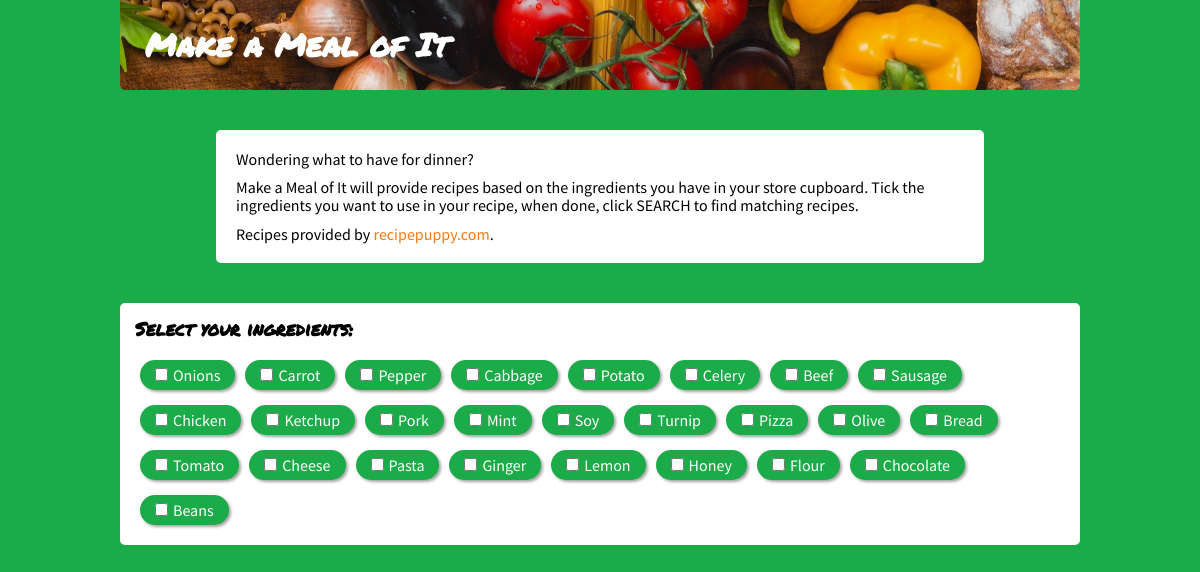
The page / on the database its author committed.
### tables this page shows
CREATE TABLE `ingredients` (
  `id` int(11) unsigned NOT NULL AUTO_INCREMENT,
  `name` varchar(256) NOT NULL DEFAULT '',
  PRIMARY KEY (`id`)
);

### src/Hydrators/IngredientEntityHydrator.php (called while the page is built, shortened)
<?php
class IngredientEntityHydrator {
    private $db;
    public function __construct(\PDO $db)
    {
        $this->db = $db;
    }
    public function getAllIngredientEntities() : array
    {
        $query = $this->db->prepare('SELECT `id`, `name` FROM `ingredients`;');
        $query->setFetchMode(\PDO::FETCH_CLASS, 'Mamoi\Entities\IngredientEntity');
        $query->execute();
        return $query->fetchAll();
    }
}

### src/Entities/IngredientEntity.php (called while the page is built, shortened)
<?php
class IngredientEntity
{
    private $id;
    private $name;
    public function getId() : int
    {
        return $this->id;
    }
    public function getName() : string
    {
        return $this->name;
    }
}

### src/ViewHelpers/IngredientViewHelper.php (the view, shortened to what this page needs)
<?php
class IngredientViewHelper
{
    public static function displayAllIngredients(array $allTheIngredients) : string
    {
        $result = '';
        foreach ($allTheIngredients as $ingredient) {
            $result .= self::generateIngredientHtml($ingredient);
        }
        return $result;
    }
    public static function generateIngredientHtml (IngredientEntity $ingredient) : string
    {
        $name = $ingredient->getName();
        $output = '';
        $output .= "<div>";
        $output .= "<label class=\"ingredient\">";
        $output .= "<input type=\"checkbox\" name=\"" . $name . "\" id=\"" . $name . "\">";
        $output .= ucwords($name);
        $output .= "</label></div>";
        return $output;
    }
}

### index.php (shortened to what this page needs)
<?php
$db = new Db();
$connection = $db->getConnection();
$ingredientHydrator = new IngredientEntityHydrator($connection);
$allIngredients = $ingredientHydrator->getAllIngredientEntities();
?>
<!DOCTYPE html>
<html lang="en">
<head>
    <link rel='stylesheet' type='text/css' href='normalize.css' />
    <link rel='stylesheet' type='text/css' href='styles.css' />
</head>
<body>
    <div class='container'>
        <header>
            <h1>Make a Meal of It</h1>
        </header>
        <article>
            <p>Wondering what to have for dinner?</p>
            <p>Make a Meal of It will provide recipes based on the ingredients you have in your store cupboard.
                Tick the ingredients you want to use in your recipe, when done, click <span>SEARCH</span> to find matching recipes.</p>
            <p>Recipes provided by <a href='http://recipepuppy.com' target='_blank'>recipepuppy.com</a>.</p>
        </article>
        <main>
            <h3>Select your ingredients:</h3>
            <form method='get' action='recipe.php'>
                <div class='ingredients'>
                    <?php
                    echo \Mamoi\ViewHelpers\IngredientViewHelper::displayAllIngredients($allIngredients);
                    ?>
                </div>
            </form>
        </main>
    </div>
</body>
</html>

### styles.css (style rules this page uses)
* { box-sizing: border-box; }
body { background-color: #1BAB49; font-family: 'Source Sans Pro', sans-serif; }
p { margin: 0; padding: 5px; }
.container { width: 80%; margin: 0 auto; background-color: #1BAB49; }
.ingredient { border-radius: 15px; box-shadow: 2px 2px 3px rgba(30,30,30,0.4); background-color: #1BAB49; color: #FFFFFF; float: left; margin-top: 5px; width: -webkit-fit-content; width: -moz-fit-content; width: fit-content; padding: 0 15px; height: 30px; line-height: 30px; }
.ingredient input { margin-right: 5px; }
.ingredients { overflow: auto; }
.ingredients div { float: left; padding: 5px; }
header { background-color: #EDDA34; background-image: url('./img/header-image.jpg'); background-position: bottom; background-size: cover; padding: 5px; border-radius: 0 0 5px 5px; color: #FFFFFF; }
h1, h3 { font-family: 'Permanent Marker', cursive; }
h1 { padding: 0 20px; }
h3 { padding: 0 0 10px 0; margin: 0; }
article, main { margin: 40px auto; background-color: #FFFFFF; padding: 15px; border-radius: 5px; }
article { width: 80%; }
a { text-decoration: none; color: #F77913; }

### rows shown on the page
ingredients: value "Onions"
ingredients: value "Carrot"
ingredients: value "Pepper"
ingredients: value "Cabbage"
ingredients: value "Potato"
ingredients: value "Celery"
ingredients: value "Beef"
ingredients: value "Sausage"
ingredients: value "Chicken"
ingredients: value "Ketchup"
ingredients: value "Pork"
ingredients: value "Mint"
ingredients: value "Soy"
ingredients: value "Turnip"
ingredients: value "Pizza"
ingredients: value "Olive"
ingredients: value "Bread"
ingredients: value "Tomato"
ingredients: value "Cheese"
ingredients: value "Pasta"
ingredients: value "Ginger"
ingredients: value "Lemon"
ingredients: value "Honey"
ingredients: value "Flour"
ingredients: value "Chocolate"
ingredients: value "Beans"
